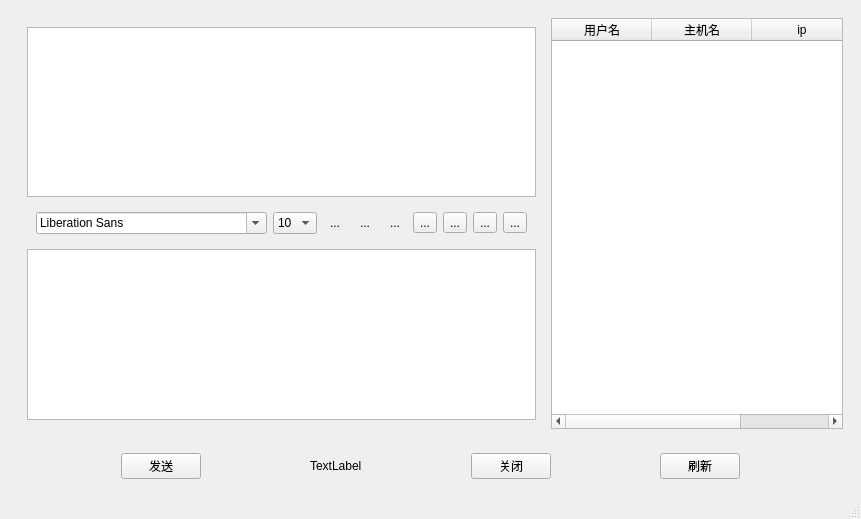
<?xml version="1.0" encoding="UTF-8"?>
<ui version="4.0">
 <class>widget</class>
 <widget class="QMainWindow" name="widget">
  <property name="geometry">
   <rect>
    <x>0</x>
    <y>0</y>
    <width>861</width>
    <height>519</height>
   </rect>
  </property>
  <property name="windowTitle">
   <string>widget</string>
  </property>
  <widget class="QWidget" name="centralwidget">
   <layout class="QVBoxLayout" name="verticalLayout_2">
    <item>
     <widget class="QWidget" name="widget_3" native="true">
      <layout class="QHBoxLayout" name="horizontalLayout_2">
       <item>
        <widget class="QWidget" name="widget_2" native="true">
         <layout class="QVBoxLayout" name="verticalLayout">
          <item>
           <widget class="QTextBrowser" name="messageBrowser"/>
          </item>
          <item>
           <widget class="QWidget" name="widget_4" native="true">
            <layout class="QHBoxLayout" name="horizontalLayout">
             <item>
              <widget class="QFontComboBox" name="fontComboBox"/>
             </item>
             <item>
              <widget class="QComboBox" name="sizecomboBox">
               <property name="currentIndex">
                <number>5</number>
               </property>
               <item>
                <property name="text">
                 <string>5</string>
                </property>
               </item>
               <item>
                <property name="text">
                 <string>6</string>
                </property>
               </item>
               <item>
                <property name="text">
                 <string>7</string>
                </property>
               </item>
               <item>
                <property name="text">
                 <string>8</string>
                </property>
               </item>
               <item>
                <property name="text">
                 <string>9</string>
                </property>
               </item>
               <item>
                <property name="text">
                 <string>10</string>
                </property>
               </item>
               <item>
                <property name="text">
                 <string>11</string>
                </property>
               </item>
               <item>
                <property name="text">
                 <string>12</string>
                </property>
               </item>
               <item>
                <property name="text">
                 <string>13</string>
                </property>
               </item>
               <item>
                <property name="text">
                 <string>14</string>
                </property>
               </item>
               <item>
                <property name="text">
                 <string>15</string>
                </property>
               </item>
               <item>
                <property name="text">
                 <string>16</string>
                </property>
               </item>
               <item>
                <property name="text">
                 <string>17</string>
                </property>
               </item>
               <item>
                <property name="text">
                 <string>18</string>
                </property>
               </item>
               <item>
                <property name="text">
                 <string>19</string>
                </property>
               </item>
               <item>
                <property name="text">
                 <string>20</string>
                </property>
               </item>
               <item>
                <property name="text">
                 <string>21</string>
                </property>
               </item>
               <item>
                <property name="text">
                 <string>22</string>
                </property>
               </item>
               <item>
                <property name="text">
                 <string>23</string>
                </property>
               </item>
               <item>
                <property name="text">
                 <string>24</string>
                </property>
               </item>
              </widget>
             </item>
             <item>
              <widget class="QToolButton" name="boldBtn">
               <property name="text">
                <string>...</string>
               </property>
               <property name="icon">
                <iconset resource="icon/res.qrc">
                 <normaloff>:/bold.png</normaloff>:/bold.png</iconset>
               </property>
               <property name="checkable">
                <bool>true</bool>
               </property>
               <property name="autoRaise">
                <bool>true</bool>
               </property>
              </widget>
             </item>
             <item>
              <widget class="QToolButton" name="italicBtn">
               <property name="text">
                <string>...</string>
               </property>
               <property name="icon">
                <iconset resource="icon/res.qrc">
                 <normaloff>:/italic.png</normaloff>:/italic.png</iconset>
               </property>
               <property name="checkable">
                <bool>true</bool>
               </property>
               <property name="autoRaise">
                <bool>true</bool>
               </property>
              </widget>
             </item>
             <item>
              <widget class="QToolButton" name="underlineBtn">
               <property name="text">
                <string>...</string>
               </property>
               <property name="icon">
                <iconset resource="icon/res.qrc">
                 <normaloff>:/underline.png</normaloff>:/underline.png</iconset>
               </property>
               <property name="checkable">
                <bool>true</bool>
               </property>
               <property name="autoRaise">
                <bool>true</bool>
               </property>
              </widget>
             </item>
             <item>
              <widget class="QToolButton" name="colorBtn">
               <property name="text">
                <string>...</string>
               </property>
               <property name="icon">
                <iconset resource="icon/res.qrc">
                 <normaloff>:/Color-1.png</normaloff>:/Color-1.png</iconset>
               </property>
              </widget>
             </item>
             <item>
              <widget class="QToolButton" name="sendBtn">
               <property name="text">
                <string>...</string>
               </property>
               <property name="icon">
                <iconset resource="icon/res.qrc">
                 <normaloff>:/send.png</normaloff>:/send.png</iconset>
               </property>
              </widget>
             </item>
             <item>
              <widget class="QToolButton" name="saveBtn">
               <property name="text">
                <string>...</string>
               </property>
               <property name="icon">
                <iconset resource="icon/res.qrc">
                 <normaloff>:/save.png</normaloff>:/save.png</iconset>
               </property>
              </widget>
             </item>
             <item>
              <widget class="QToolButton" name="clearnBtn">
               <property name="text">
                <string>...</string>
               </property>
               <property name="icon">
                <iconset resource="icon/res.qrc">
                 <normaloff>:/clear.png</normaloff>:/clear.png</iconset>
               </property>
              </widget>
             </item>
            </layout>
           </widget>
          </item>
          <item>
           <widget class="QTextEdit" name="textEdit"/>
          </item>
         </layout>
        </widget>
       </item>
       <item>
        <widget class="QTableWidget" name="userTable">
         <column>
          <property name="text">
           <string>用户名</string>
          </property>
         </column>
         <column>
          <property name="text">
           <string>主机名</string>
          </property>
         </column>
         <column>
          <property name="text">
           <string>ip</string>
          </property>
         </column>
        </widget>
       </item>
      </layout>
     </widget>
    </item>
    <item>
     <widget class="QWidget" name="widget_5" native="true">
      <layout class="QHBoxLayout" name="horizontalLayout_3">
       <item>
        <spacer name="horizontalSpacer">
         <property name="orientation">
          <enum>Qt::Orientation::Horizontal</enum>
         </property>
         <property name="sizeHint" stdset="0">
          <size>
           <width>40</width>
           <height>20</height>
          </size>
         </property>
        </spacer>
       </item>
       <item>
        <widget class="QPushButton" name="sendbtn">
         <property name="text">
          <string>发送</string>
         </property>
        </widget>
       </item>
       <item>
        <spacer name="horizontalSpacer_2">
         <property name="orientation">
          <enum>Qt::Orientation::Horizontal</enum>
         </property>
         <property name="sizeHint" stdset="0">
          <size>
           <width>40</width>
           <height>20</height>
          </size>
         </property>
        </spacer>
       </item>
       <item>
        <widget class="QLabel" name="usernum">
         <property name="text">
          <string>TextLabel</string>
         </property>
        </widget>
       </item>
       <item>
        <spacer name="horizontalSpacer_3">
         <property name="orientation">
          <enum>Qt::Orientation::Horizontal</enum>
         </property>
         <property name="sizeHint" stdset="0">
          <size>
           <width>40</width>
           <height>20</height>
          </size>
         </property>
        </spacer>
       </item>
       <item>
        <widget class="QPushButton" name="exitpbtn">
         <property name="text">
          <string>关闭</string>
         </property>
        </widget>
       </item>
       <item>
        <spacer name="horizontalSpacer_4">
         <property name="orientation">
          <enum>Qt::Orientation::Horizontal</enum>
         </property>
         <property name="sizeHint" stdset="0">
          <size>
           <width>40</width>
           <height>20</height>
          </size>
         </property>
        </spacer>
       </item>
       <item>
        <widget class="QPushButton" name="flash">
         <property name="text">
          <string>刷新</string>
         </property>
        </widget>
       </item>
       <item>
        <spacer name="horizontalSpacer_5">
         <property name="orientation">
          <enum>Qt::Orientation::Horizontal</enum>
         </property>
         <property name="sizeHint" stdset="0">
          <size>
           <width>40</width>
           <height>20</height>
          </size>
         </property>
        </spacer>
       </item>
      </layout>
     </widget>
    </item>
   </layout>
  </widget>
  <widget class="QStatusBar" name="statusbar"/>
 </widget>
 <resources>
  <include location="icon/res.qrc"/>
 </resources>
 <connections/>
</ui>
